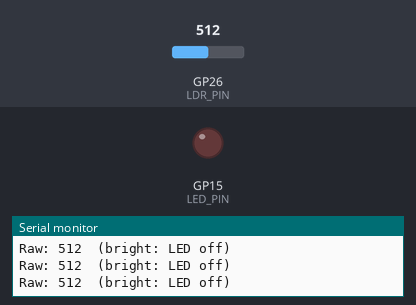
Recording of a sketch running on a simulated Raspberry Pi Pico. Parts: output pins drawn as LEDs (lit = HIGH), the last lines printed to the serial monitor. Inputs (shaded band) come from the test bench; at power-on: GP26 (LDR_PIN) = 512.

Above: at 1.2 s.
1.3 s: GP26 (LDR_PIN) set to 593
2.8 s: GP26 (LDR_PIN) set to 618
At 4.2 s:
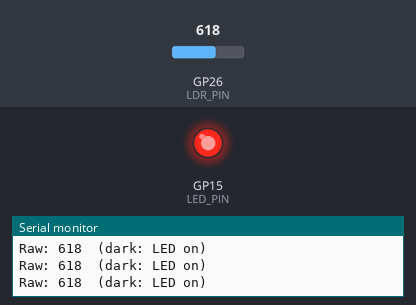
4.5 s: GP26 (LDR_PIN) set to 590
At 5.4 s:
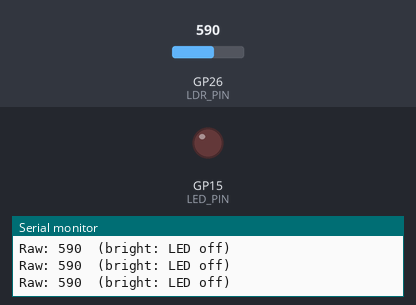
6.0 s: GP26 (LDR_PIN) set to 610
At 6.6 s:
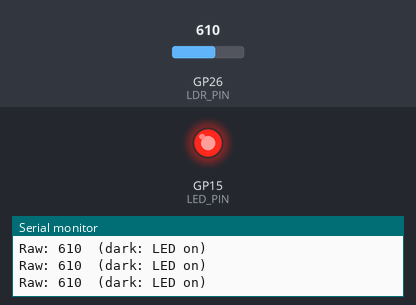
Timing chart, 0 to 8.5 s (numbered marks = the images above; inputs shaded):
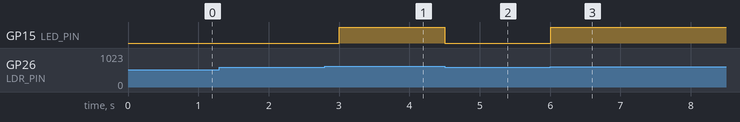

The sketch:

sketch.ino
```cpp
// ------------------------------------------------------------
// Project 10 - Automatic Night Light
// The LED turns on automatically when it gets DARK.
//
// Wiring:
//   LDR module AO  -> GP26 / A0  (Physical Pin 31)
//   LDR module VCC -> 3V3        (Physical Pin 36)
//   LDR module GND -> GND        (Physical Pin 3)
//   LED: GP15 (Physical Pin 20) -> 220 ohm -> LED -> GND
//
// NOTE: on this module, MORE light = LOWER reading.
//       The circuit starts dark (lux attribute = 5) so the
//       light is ON at boot. Edit the "lux" attribute in
//       diagram.json to simulate daytime and watch it turn off!
// ------------------------------------------------------------

const int LDR_PIN   = A0;    // analog input = GP26, physical pin 31
const int LED_PIN   = 15;    // GP15, physical pin 20

const int DARK_THRESHOLD = 600;   // readings ABOVE this = darkness

void setup() {
  pinMode(LED_PIN, OUTPUT);
  Serial.begin(115200);
}

void loop() {
  int rawValue = analogRead(LDR_PIN);

  if (rawValue > DARK_THRESHOLD) {
    digitalWrite(LED_PIN, HIGH);      // dark -> night light ON
  } else {
    digitalWrite(LED_PIN, LOW);       // bright -> save energy, OFF
  }

  // Print the current value so you can pick your own threshold
  Serial.print("Raw: ");
  Serial.print(rawValue);
  Serial.println(rawValue > DARK_THRESHOLD ? "  (dark: LED on)" : "  (bright: LED off)");

  delay(250);                         // check 4 times per second
}
```

Measured:
- the behaviour switches between 600 and 601 on GP26 (LDR_PIN) (found by bisection; images 0 and 1)
- after the input at 2.8 s, GP15 (LED_PIN): LOW → HIGH after 0.20 s
- after the input at 4.5 s, GP15 (LED_PIN): HIGH → LOW at once
- after the input at 6.0 s, GP15 (LED_PIN): LOW → HIGH at once
